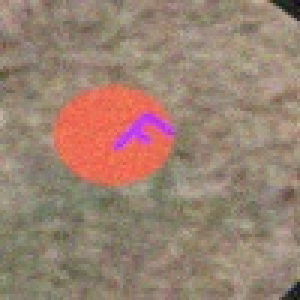
#> input picture UAS Project/More Accurate Images/5.jpeg, 100 x 100 px, found by its file name (shown 3 times larger)
$ python trunc+bluring.py
#> lines starting #> are read from the running program, lines starting #| are printed output that depends on the picture; after the words box and inside, x2 and y2 are one past the last pixel; in counts of white or black regions, pixels touching at a corner belong together
import cv2
import numpy as np
imge = cv2.imread('More Accurate Images/5.jpeg')
#> imge is the input picture: shape (100, 100, 3); mean B, G, R 113.2, 129.4, 154.3
# [5 lines of commented-out code are left out]

grey_imge = cv2.cvtColor(imge,cv2.COLOR_BGR2GRAY)
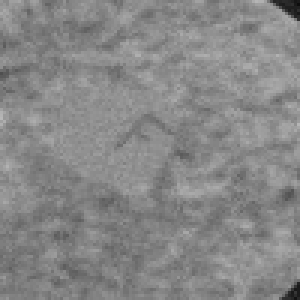
#> grey_imge: shape (100, 100) (shown 3 times larger); min 13, max 183, mean 135
list =[]
l = []
# c=[]
for i in range(50,255):

    _, binary_imagee = cv2.threshold(grey_imge, i, 255, cv2.THRESH_TRUNC)
    # blur_image  = cv2.bilateralFilter(binary_imagee,9,75,75)
# blur_image  = cv2.bilateralFilter(binary_imagee,9,75,75)
    # blur = cv2.medianBlur(blur_image, 5)
    edged = cv2.Canny(binary_imagee, 100, 200)
    # edged = cv2.Canny(blur, 100, 200)
    contours, hierarchy = cv2.findContours(edged,
    cv2.RETR_EXTERNAL, cv2.CHAIN_APPROX_NONE)
    # print(contours)
    if len(contours) ==4 :
        list.append(edged)
        l.append(binary_imagee)
#> this loop made 205 passes
#> contours on passes 12 to 14: 1 contour, all with area under 20, 1 contour, all with area under 20, 1 contour, all with area under 20
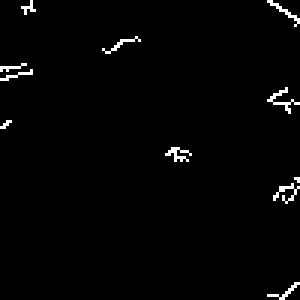
#> edged: shape (100, 100) (shown 3 times larger); 1.6% white in thin lines or dots
#> after the loop, l = 1 item; list = 1 item
        # [10 lines of commented-out code are left out]
if len(list) % 2  == 0:
    num = int((len(list))/2)
    # print(num)
else :
    num = int((len(list)+1)/2)
#> num = 1
    # print(int(num))

for i in range(len(l)):
    cv2.imshow(f'{i}',l[i])
    cv2.waitKey(0)
#> this loop made 1 pass
#> pass 1, `cv2.imshow(f'{i}',l[i])`:
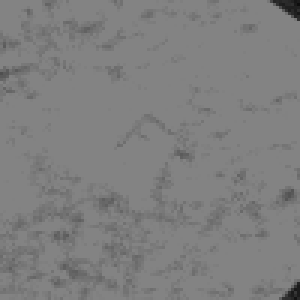
#> window '0': shape (100, 100) (shown 3 times larger); min 13, max 131, mean 127
cv2.destroyAllWindows()
